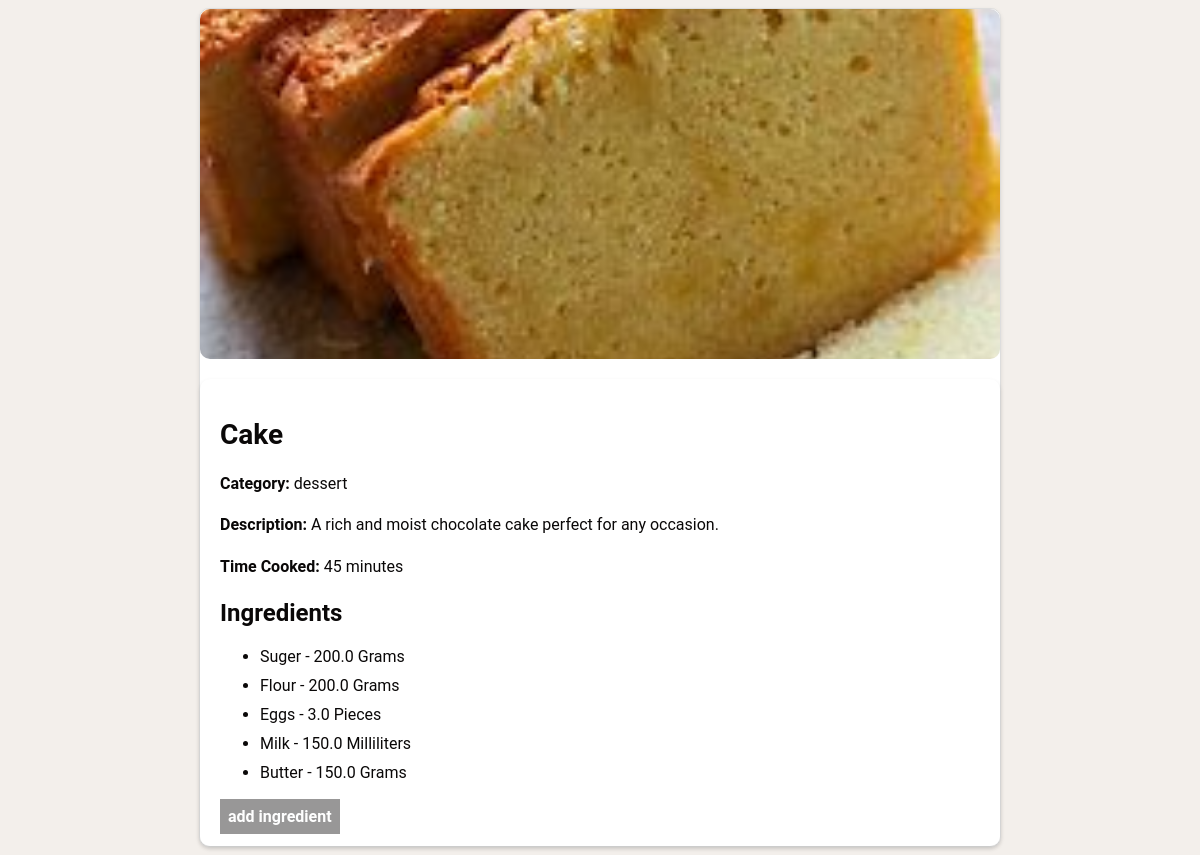
Screenshot of /home/recipe/25 with the database file from the repository.
### recipe/models.py (models this page shows, shortened)
class Recipe(models.Model):
    CATEGORY_CHOICES = [
        ('dessert', 'Dessert'),
        ('salad', 'Salad'),
        ('appetizer', 'Appetizer'),
        ('main_course', 'Main Course'),
        ('side_dish', 'Side Dish'),
        ('beverage', 'Beverage')
    ]
    name = models.CharField(max_length=100)
    description = models.TextField()
    created_at = models.DateTimeField(auto_now_add=True)
    picture = models.ImageField(upload_to = "media/",null=True)
    category = models.CharField(max_length=50,choices = CATEGORY_CHOICES)
    time_cooked = models.IntegerField()

class Ingredient(models.Model):
    UNITS = [
            ('Grams', 'Grams'),
            ('Kilograms', 'Kilograms'),
            ('Milliliters', 'Milliliters'),
            ('Liters', 'Liters'),
            ('Teaspoons', 'Teaspoons'),
            ('Tablespoons', 'Tablespoons'),
            ('Cups', 'Cups'),
            ('Ounces', 'Ounces'),
            ('Pounds', 'Pounds'),
            ('Pieces', 'Pieces'),
            ('Slices', 'Slices'),
            ('Cloves', 'Cloves'),
            ('Pinches', 'Pinches'),
            ('Handfuls', 'Handfuls'),
            ('Drops', 'Drops'),
    ]
    name = models.CharField(max_length=70)
    unit = models.CharField(max_length=100,choices=UNITS)
    quantity = models.FloatField(default=5)
    optional = models.BooleanField(default = False)
    recipe = models.ForeignKey(Recipe, on_delete=models.CASCADE,null=True)

### recipe/views.py (the view)
# urls.py: path('recipe/<int:recipe_id>', views.recipe, name = 'recipe_detail'),
def recipe(request,recipe_id):
    recipe = Recipe.objects.get(pk=recipe_id)
    ingredients = recipe.ingredient_set.all()
    return render(request, 'recipe_details.html', {'recipe': recipe, 'ingredients': ingredients})

### recipe/templates/recipe_details.html (shortened to what this page needs)
{% load static %}
<!DOCTYPE html>
<html lang="en">
<head>
    <link rel="stylesheet" href="{% static 'recipe_details_style.css' %}">
</head>
<body class="body">
    <div class="recipe-detail">
        <div class="recipe-image" style="background-image: url('{{ recipe.picture.url }}');"></div>
        <div class="recipe-content">
            <h1>{{ recipe.name }}</h1>
            <p><strong>Category:</strong> {{ recipe.category }}</p>
            <p><strong>Description:</strong> {{ recipe.description }}</p>
            <p><strong>Time Cooked:</strong> {{ recipe.time_cooked }} minutes</p>
            <h2>Ingredients</h2>
            <ul>
                {% for ingredient in ingredients %}
                    <li>{{ ingredient.name }} - {{ ingredient.quantity }} {{ ingredient.unit }}</li>
                {% endfor %}
            </ul>
            <a href= "{% url 'add_ingredients' recipe.id %}" class="add-ingredient">add ingredient</a>
        </div>
    </div>
</body>
</html>

### static/recipe_details_style.css (style rules this page uses)
.body { background-color: rgb(243, 239, 235); }
.recipe-detail { max-width: 800px; margin: 0 auto; background-color: rgb(255, 255, 255); color: #0a0808; font-family: 'Roboto', sans-serif; border-radius: 10px; border: 1px solid #ddd; box-shadow: 0 2px 4px rgba(0, 0, 0, 0.1); }
.recipe-image { height: 350px; background-size: cover; background-position: center; margin-bottom: 20px; border-radius: 10px; overflow: hidden; }
.recipe-content { background-color: #ffffff; padding: 20px; border-radius: 10px; box-shadow: 0 2px 4px rgba(0, 0, 0, 0.1); }
.recipe-content h1 { font-size: 28px; margin-bottom: 20px; color: #0a0808; }
.recipe-content p { margin-bottom: 15px; line-height: 1.6; }
.recipe-content ul { margin-top: 15px; margin-bottom: 25px; }
.recipe-content ul li { margin-bottom: 10px; list-style-type: disc; color: #0a0808; }
.recipe-content .add-ingredient { width: 100%; text-align: center; padding: 8px; color: #fefefe; text-decoration: none; font-weight: bold; font-family: 'Roboto', sans-serif; background-color: rgba(51, 49, 49, 0.5); }

### rows the page displays
Recipe: picture (picture), name "Cake", category "dessert", description "A rich and moist chocolate cake perfect for any occasion.", time_cooked "45"
Ingredient: name "Suger", quantity "200.0", unit "Grams"
Ingredient: name "Flour", quantity "200.0", unit "Grams"
Ingredient: name "Eggs", quantity "3.0", unit "Pieces"
Ingredient: name "Milk", quantity "150.0", unit "Milliliters"
Ingredient: name "Butter", quantity "150.0", unit "Grams"
